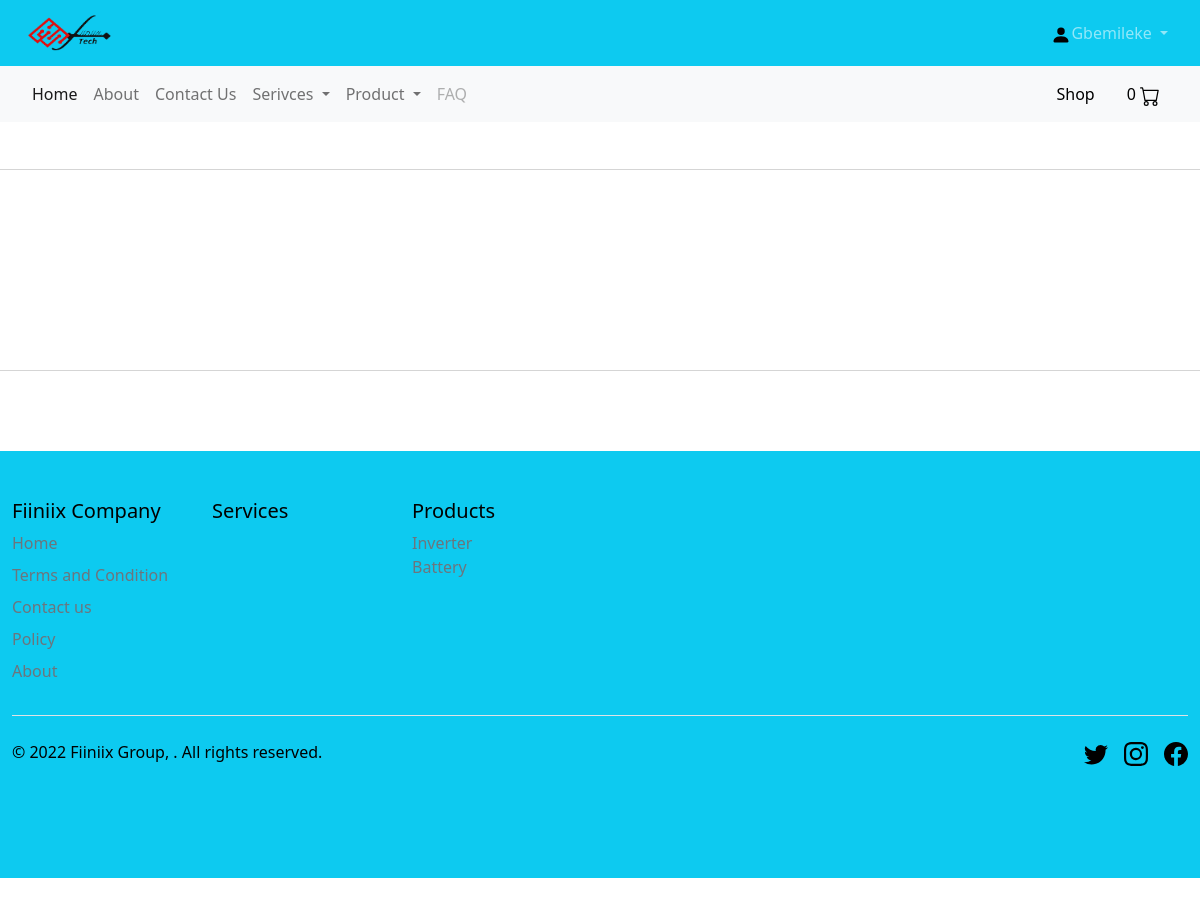
Page /about (signed in) on the committed database.
### authentication/models.py (models this page shows, shortened)
class User(AbstractBaseUser, PermissionsMixin):
    LEVEL_ONE = 1
    LEVEL_TWO = 2
    LEVEL_THREE = 3
    LEVEL_FOUR = 4
    TYPE_CHOICES = ((LEVEL_ONE, 'L1'),(LEVEL_TWO, 'L2'),(LEVEL_THREE, 'L3'),(LEVEL_FOUR, 'L4'),)
    customer_level_choices = models.PositiveSmallIntegerField(choices=TYPE_CHOICES, blank=True, null=True)
    customer_type = models.CharField(max_length=255)
    username = models.CharField(max_length=255)
    email = models.EmailField(max_length=255, unique=True)
    first_name = models.CharField(max_length=255)
    last_name = models.CharField(max_length=255)
    is_active = models.BooleanField(default=True)
    is_staff = models.BooleanField(default=False)
    middle_name = models.CharField(max_length=150, blank=True)
    country = CountryField()
    phone_number = PhoneNumberField(blank=True)
    postcode = models.CharField(max_length=12, blank=True)
    address_line_1 = models.CharField(max_length=150, blank=True)
    town_city = models.CharField(max_length=150, blank=True, null=True)
    date_of_birth = models.DateField(null=True)
    profile_pic = models.ImageField(upload_to='media/profile/userprofile/', blank=True)
    created_at = models.DateTimeField(auto_now_add=True)
    updated_at = models.DateTimeField(auto_now=True)
    objects = UserAccountManager()
    USERNAME_FIELD = 'email'
    REQUIRED_FIELDS = ['first_name', 'last_name']

### shop/models.py (models this page shows, shortened)
class Category(models.Model):
	name = models.CharField(max_length=255, db_index=True)
	slug = models.SlugField(max_length=255, unique=True)
	description = models.TextField(blank=True)
	class Meta:
		verbose_name_plural = 'categories'
	def get_absolute_url(self):
		return reverse('shop:category_list', args=[self.slug])

### mainpage/views.py (the view)
# urls.py: path('about', views.slideshows_about, name='about'),
def slideshows_about(request):
    docus = SlideShowM.objects.all()
    return render(request, './mainpage/about.html', {'docus': docus})

### basket/basket.py (called while the page is built)
    def __len__(self):
        return sum(item['qty'] for item in self.basket.values())

### basket/basket_context_processors.py (called while the page is built)
def basket(request):
    return{'basket': Basket(request)}

### mainpage/service_context_processors.py (called while the page is built)
def serviceCategories(request):
	return {
        'serviceCategories': ServiceCategory.objects.all()
    }

### shop/product_context_processors.py (called while the page is built)
def categories(request):
    return {
        'categories': Category.objects.all()
    }

### templates/mainpage/about.html (shortened to what this page needs)
{% extends "base.html" %}
{%  load static %}
{% block content %}
 <div class="container-fluid">
   <header>
      <div class="fixed-top row">
        <div class="col-md-12">
           {% include 'mainpage/navigations/nav2.html' %}
        </div>
        <div class="col-md-12">
           {% include 'mainpage/navigations/nav1.html' %}
        </div>
 	  </div>
   </div>
  <br /><br />
<main>
   <hr class="my-4">
   <br /><br />
<br /><br />
   {% include 'mainpage/navigations/footer.html' %}
</main>
{% endblock %}

### templates/mainpage/navigations/nav2.html (shortened to what this page needs)
{%  load static %}
<div class="col-md-12">
  <nav class="navbar navbar-expand-lg navbar-dark bg-info">
    <div class="container-fluid">
      <a class="navbar-brand" href="/"><img width="90" height="40" src="{% static 'Images/icon/fiiniixNav3.png' %}" alt="Logo" /></a>
      <div class="collapse navbar-collapse" id="navbarSupportedContent" style="flex-grow: none !important;">
        <ul class="navbar-nav justify-content-end mb-2 mb-lg-0" style="flex-grow: none !important;">
          {% if user.is_authenticated %}
          <li class="nav-item dropdown">
            <a class="nav-link dropdown-toggle" href="#" id="navbarDropdown" role="button" data-bs-toggle="dropdown"
              aria-expanded="false">
              <img src="{%static 'Images/icon/person-fill.svg' %}" />{{ user.first_name }}
            </a>
          </li>
        {% endif %}
      </ul>
    </div>
  </nav>
</div>

### templates/mainpage/navigations/footer.html (shortened to what this page needs)
<hr class="featurette-divider" />
<div class="container-fluid bg-info" style="color: black !important;">
  <footer class="py-5">
    <div class="row">
      <div class="col-2">
        <h5>Fiiniix Company</h5>
        <ul class="nav flex-column"  style="color: black !important;">
          <li class="nav-item mb-2"><a href="/" class="nav-link p-0 text-muted">Home</a></li>
          <li class="nav-item mb-2"><a href="{% url 'mainpage:terms' %}" class="nav-link p-0 text-muted">Terms and Condition</a></li>
          <li class="nav-item mb-2"><a href="{% url 'mainpage:contact_us' %}" class="nav-link p-0 text-muted">Contact us</a></li>
          <li class="nav-item mb-2"><a href="{% url 'mainpage:fx_policy' %}" class="nav-link p-0 text-muted">Policy</a></li>
          <li class="nav-item mb-2"><a href="{% url 'mainpage:about' %}"  class="nav-link p-0 text-muted">About</a></li>
        </ul>
      </div>
      <div class="col-2">
        <h5>Services</h5>
      </div>
      <div class="col-2">
        <h5>Products</h5>
        <ul class="nav flex-column">
          {% for t in categories %}
          <li {% if category.slug == t.slug %}class="nav-item mb-2" {% endif %} style="color: black !important;">
           <a class="nav-link p-0 text-muted" href="{{ t.get_absolute_url }}">{{ t.name|title }}</a>
          </li>
          {% endfor %}
        </ul>
      </div>
      <div class="col-4 offset-1">
      </div>
    </div>
    <div class="d-flex justify-content-between py-4 my-4 border-top">
      <p>&copy; 2022 Fiiniix Group, . All rights reserved.</p>
      <ul class="list-unstyled d-flex">
        <li class="ms-3"><a class="link-dark" href="#"><svg class="bi" width="24" height="24"><use xlink:href="#twitter"/></svg></a></li>
        <li class="ms-3"><a class="link-dark" href="#"><svg class="bi" width="24" height="24"><use xlink:href="#instagram"/></svg></a></li>
        <li class="ms-3"><a class="link-dark" href="#"><svg class="bi" width="24" height="24"><use xlink:href="#facebook"/></svg></a></li>
      </ul>
    </div>
  </footer>
</div>

### static/css/carolusrel.css (style rules this page uses)
body { padding-top: 3rem; padding-bottom: 3rem; color: #5a5a5a; }
.featurette-divider { margin: 5rem 0; }

### rows in the picture
User: first_name "Gbemileke"
Category: name "Inverter"
Category: name "Battery"
